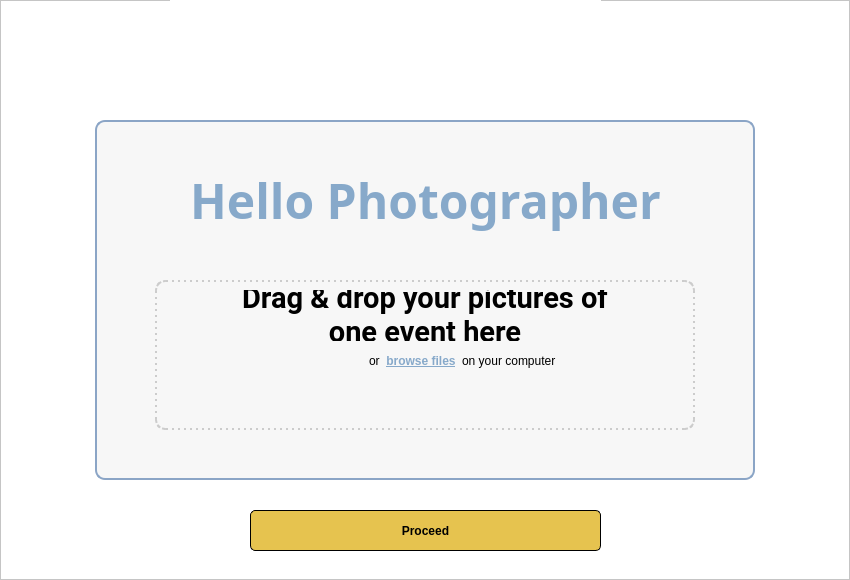
<?xml version="1.0" encoding="UTF-8"?>
<ui version="4.0">
 <class>MainWindow</class>
 <widget class="QMainWindow" name="MainWindow">
  <property name="geometry">
   <rect>
    <x>0</x>
    <y>0</y>
    <width>850</width>
    <height>580</height>
   </rect>
  </property>
  <property name="windowTitle">
   <string>Photo Organizer</string>
  </property>
  <widget class="QWidget" name="centralwidget">
   <widget class="QFrame" name="frame">
    <property name="geometry">
     <rect>
      <x>0</x>
      <y>0</y>
      <width>850</width>
      <height>580</height>
     </rect>
    </property>
    <property name="autoFillBackground">
     <bool>false</bool>
    </property>
    <property name="styleSheet">
     <string notr="true">background-color: rgb(255, 255, 255);</string>
    </property>
    <property name="frameShape">
     <enum>QFrame::StyledPanel</enum>
    </property>
    <property name="frameShadow">
     <enum>QFrame::Raised</enum>
    </property>
    <widget class="QFrame" name="frame_2">
     <property name="geometry">
      <rect>
       <x>95</x>
       <y>120</y>
       <width>660</width>
       <height>360</height>
      </rect>
     </property>
     <property name="styleSheet">
      <string notr="true">.QFrame{
border: 1.5px solid #8ba5c6;
background-color: rgb(247, 247, 247);
border-radius: 10px;
}
</string>
     </property>
     <property name="frameShape">
      <enum>QFrame::StyledPanel</enum>
     </property>
     <property name="frameShadow">
      <enum>QFrame::Raised</enum>
     </property>
     <widget class="QFrame" name="dropFrame">
      <property name="geometry">
       <rect>
        <x>60</x>
        <y>160</y>
        <width>540</width>
        <height>150</height>
       </rect>
      </property>
      <property name="styleSheet">
       <string notr="true">.QFrame{
border-style:dotted;
border-color: rgb(204, 204, 204);
border-radius:10px
}

dropFrame.QFrame{
text-align:center;
}</string>
      </property>
      <property name="frameShape">
       <enum>QFrame::StyledPanel</enum>
      </property>
      <property name="frameShadow">
       <enum>QFrame::Raised</enum>
      </property>
      <widget class="MyFrame" name="widget" native="true">
       <property name="geometry">
        <rect>
         <x>0</x>
         <y>0</y>
         <width>540</width>
         <height>150</height>
        </rect>
       </property>
       <property name="styleSheet">
        <string notr="true">background-color: none;
border: none;
color:none;</string>
       </property>
       <widget class="QWidget" name="horizontalLayoutWidget">
        <property name="geometry">
         <rect>
          <x>30</x>
          <y>10</y>
          <width>481</width>
          <height>51</height>
         </rect>
        </property>
        <layout class="QHBoxLayout" name="horizontalLayout">
         <property name="sizeConstraint">
          <enum>QLayout::SetNoConstraint</enum>
         </property>
         <item>
          <widget class="QLabel" name="dragLabel">
           <property name="sizePolicy">
            <sizepolicy hsizetype="Fixed" vsizetype="Fixed">
             <horstretch>0</horstretch>
             <verstretch>0</verstretch>
            </sizepolicy>
           </property>
           <property name="minimumSize">
            <size>
             <width>416</width>
             <height>0</height>
            </size>
           </property>
           <property name="font">
            <font>
             <family>Roboto</family>
             <pointsize>22</pointsize>
             <weight>75</weight>
             <italic>false</italic>
             <bold>true</bold>
            </font>
           </property>
           <property name="styleSheet">
            <string notr="true">color: rgb(0, 0, 0);
border-color: rgb(247, 247, 247);
font: 22pt &quot;Roboto&quot;;
font-weight: bold;
background-color: rgb(247, 247, 247);
text-align:center;</string>
           </property>
           <property name="text">
            <string>Drag &amp; drop your pictures of
one event here</string>
           </property>
           <property name="alignment">
            <set>Qt::AlignCenter</set>
           </property>
          </widget>
         </item>
        </layout>
       </widget>
       <widget class="QWidget" name="horizontalLayoutWidget_2">
        <property name="geometry">
         <rect>
          <x>100</x>
          <y>70</y>
          <width>301</width>
          <height>22</height>
         </rect>
        </property>
        <layout class="QHBoxLayout" name="horizontalLayout_2">
         <property name="sizeConstraint">
          <enum>QLayout::SetNoConstraint</enum>
         </property>
         <item>
          <spacer name="horizontalSpacer">
           <property name="orientation">
            <enum>Qt::Horizontal</enum>
           </property>
           <property name="sizeHint" stdset="0">
            <size>
             <width>40</width>
             <height>20</height>
            </size>
           </property>
          </spacer>
         </item>
         <item>
          <widget class="QLabel" name="label_4">
           <property name="styleSheet">
            <string notr="true">color: rgb(0, 0, 0);
border-color: rgb(247, 247, 247);
font: 16pt &quot;Roboto&quot;;
background-color: rgb(247, 247, 247);</string>
           </property>
           <property name="text">
            <string>or</string>
           </property>
          </widget>
         </item>
         <item>
          <widget class="QPushButton" name="browseButton">
           <property name="styleSheet">
            <string notr="true">
border:none;
color: rgb(135, 169, 202);
text-decoration: underline;
font: 16pt &quot;Roboto&quot;;
font-weight: bold;
background-color: rgb(247, 247, 247);
</string>
           </property>
           <property name="text">
            <string>browse files</string>
           </property>
          </widget>
         </item>
         <item>
          <widget class="QLabel" name="label_5">
           <property name="styleSheet">
            <string notr="true">color: rgb(0, 0, 0);
border-color: rgb(247, 247, 247);
font: 16pt &quot;Roboto&quot;;
background-color: rgb(247, 247, 247);</string>
           </property>
           <property name="text">
            <string>on your computer</string>
           </property>
          </widget>
         </item>
        </layout>
       </widget>
       <widget class="QLabel" name="direcText">
        <property name="geometry">
         <rect>
          <x>30</x>
          <y>110</y>
          <width>481</width>
          <height>20</height>
         </rect>
        </property>
        <property name="styleSheet">
         <string notr="true">color: black;
border-color: rgb(247, 247, 247);
font: 75 14pt &quot;MS Shell Dlg 2&quot;;
font-style:italic;
background-color: rgb(247, 247, 247);</string>
        </property>
        <property name="text">
         <string/>
        </property>
        <property name="alignment">
         <set>Qt::AlignCenter</set>
        </property>
       </widget>
      </widget>
     </widget>
     <widget class="QWidget" name="horizontalLayoutWidget_3">
      <property name="geometry">
       <rect>
        <x>60</x>
        <y>30</y>
        <width>541</width>
        <height>101</height>
       </rect>
      </property>
      <layout class="QHBoxLayout" name="horizontalLayout_3">
       <property name="sizeConstraint">
        <enum>QLayout::SetNoConstraint</enum>
       </property>
       <item>
        <widget class="QLabel" name="label">
         <property name="sizePolicy">
          <sizepolicy hsizetype="Preferred" vsizetype="Preferred">
           <horstretch>0</horstretch>
           <verstretch>0</verstretch>
          </sizepolicy>
         </property>
         <property name="minimumSize">
          <size>
           <width>0</width>
           <height>0</height>
          </size>
         </property>
         <property name="font">
          <font>
           <family>Pacifico</family>
           <pointsize>36</pointsize>
           <weight>75</weight>
           <italic>false</italic>
           <bold>true</bold>
          </font>
         </property>
         <property name="styleSheet">
          <string notr="true">font: 36pt &quot;Pacifico&quot;;
color: rgb(135, 169, 202);
font-weight: bold;
border-color:rgb(247, 247, 247);
border:none;
background-color: rgb(247, 247, 247);</string>
         </property>
         <property name="text">
          <string>Hello Photographer</string>
         </property>
         <property name="alignment">
          <set>Qt::AlignCenter</set>
         </property>
        </widget>
       </item>
      </layout>
     </widget>
    </widget>
    <widget class="QLabel" name="label_2">
     <property name="geometry">
      <rect>
       <x>170</x>
       <y>-105</y>
       <width>431</width>
       <height>201</height>
      </rect>
     </property>
     <property name="text">
      <string>&lt;html&gt;&lt;head/&gt;&lt;body&gt;&lt;p&gt;&lt;img src=&quot;:/newPrefix/resources/dino-new.png&quot;/&gt;&lt;/p&gt;&lt;/body&gt;&lt;/html&gt;</string>
     </property>
     <property name="alignment">
      <set>Qt::AlignLeading|Qt::AlignLeft|Qt::AlignVCenter</set>
     </property>
    </widget>
    <widget class="QPushButton" name="proceedButton">
     <property name="geometry">
      <rect>
       <x>250</x>
       <y>510</y>
       <width>351</width>
       <height>41</height>
      </rect>
     </property>
     <property name="styleSheet">
      <string notr="true">background-color: rgb(230, 195, 79);
border-bottom-color: rgb(255, 255, 255);
color: rgb(0, 0, 0);
border-top-color: rgb(0, 0, 0);
border-right-color: rgb(0, 0, 0);
border-left-color: rgb(247, 247, 247);
border-left-color: rgb(0, 0, 0);
border: 1px solid #000000;
border-radius: 5;
font: 16pt &quot;Roboto&quot;;
font-weight: bold;
</string>
     </property>
     <property name="text">
      <string>Proceed</string>
     </property>
    </widget>
   </widget>
  </widget>
 </widget>
 <customwidgets>
  <customwidget>
   <class>MyFrame</class>
   <extends>QWidget</extends>
   <header>myframe</header>
   <container>1</container>
  </customwidget>
 </customwidgets>
 <resources/>
 <connections/>
</ui>
